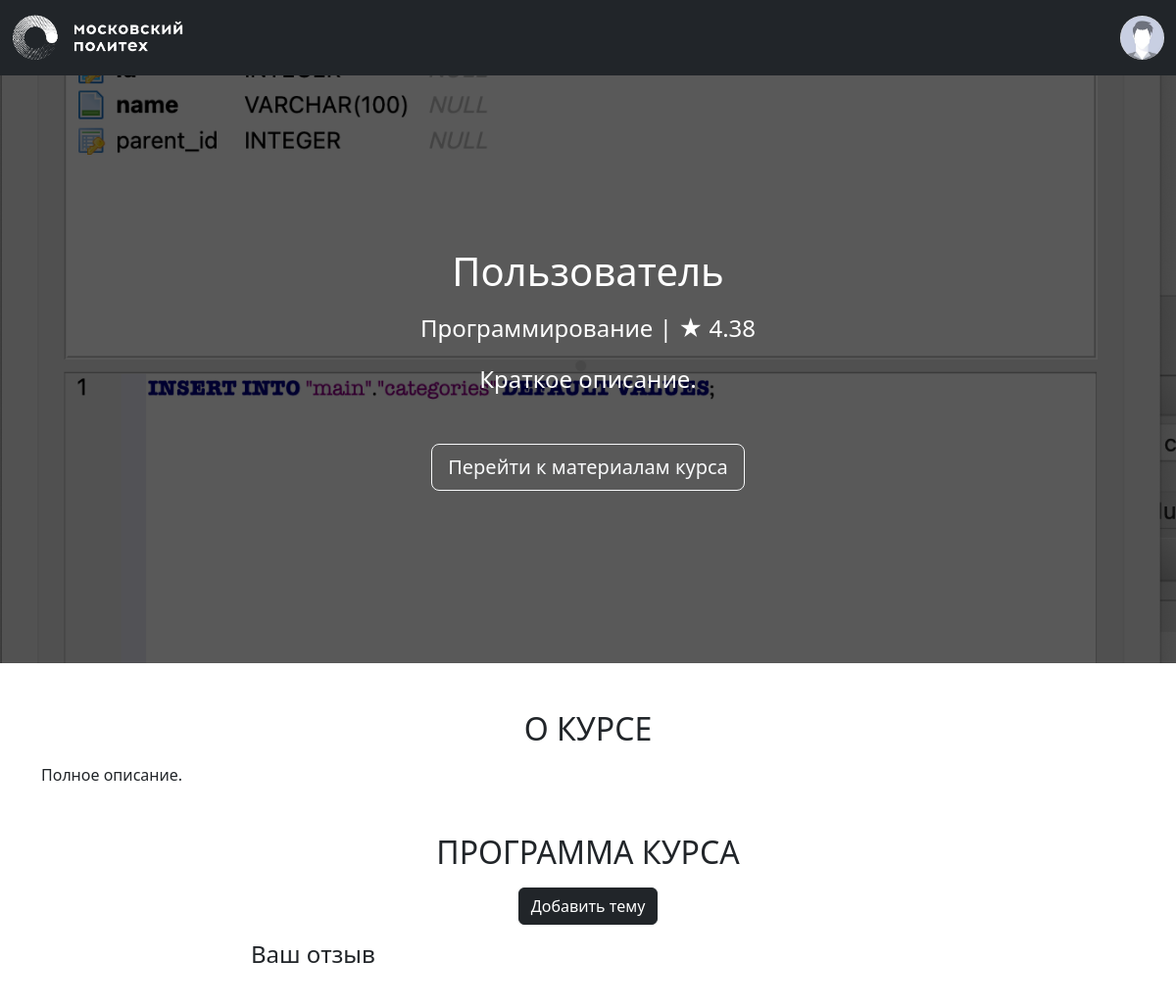
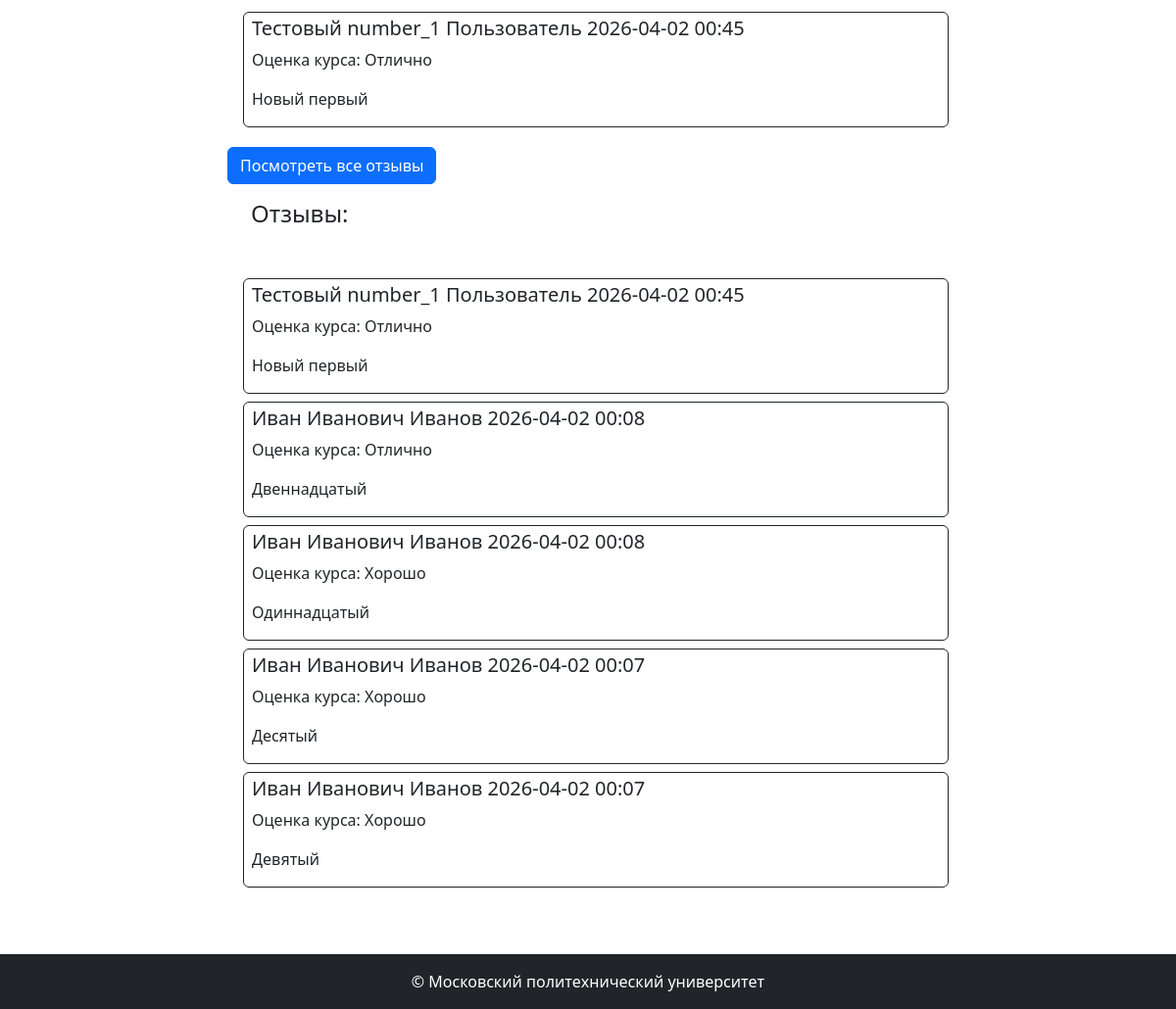
/courses/10 (signed in), run on the app's committed database (2 pictures, top to bottom).
### app/models.py (models this page shows, shortened)
class Base(DeclarativeBase):
  metadata = MetaData(naming_convention={
        "ix": 'ix_%(column_0_label)s',
        "uq": "uq_%(table_name)s_%(column_0_name)s",
        "ck": "ck_%(table_name)s_%(constraint_name)s",
        "fk": "fk_%(table_name)s_%(column_0_name)s_%(referred_table_name)s",
        "pk": "pk_%(table_name)s"
    })

class Image(Base):
    __tablename__ = 'images'
    id: Mapped[str] = mapped_column(String(100), primary_key=True)
    file_name: Mapped[str] = mapped_column(String(100))
    mime_type: Mapped[str] = mapped_column(String(100))
    md5_hash: Mapped[str] = mapped_column(String(100), unique=True)
    object_id: Mapped[Optional[int]]
    object_type: Mapped[Optional[str]] = mapped_column(String(100))
    created_at: Mapped[datetime] = mapped_column(default=datetime.now)
    @property
    def url(self):
        return url_for('image', image_id=self.id)

class Course(Base):
    __tablename__ = 'courses'
    id: Mapped[int] = mapped_column(primary_key=True)
    name: Mapped[str] = mapped_column(String(100))
    short_desc: Mapped[str] = mapped_column(Text)
    full_desc: Mapped[str] = mapped_column(Text)
    rating_sum: Mapped[int] = mapped_column(default=0) #Сумма значений оценок курса
    rating_num: Mapped[int] = mapped_column(default=0) #Количество оценок, проставленных курсу
    category_id: Mapped[int] = mapped_column(ForeignKey("categories.id"))
    author_id: Mapped[int] = mapped_column(ForeignKey("users.id"))
    background_image_id: Mapped[str] = mapped_column(ForeignKey("images.id"))
    created_at: Mapped[datetime] = mapped_column(default=datetime.now)
    author: Mapped["User"] = relationship()
    category: Mapped["Category"] = relationship(lazy=False)
    bg_image: Mapped["Image"] = relationship()
    reviews: Mapped[list["Review"]] = relationship()
    @property
    def rating(self):
        if self.rating_num > 0:
            return self.rating_sum / self.rating_num
        return 0

class Category(Base):
    __tablename__ = 'categories'
    id = mapped_column(Integer, primary_key=True)
    name: Mapped[str] = mapped_column(String(100))
    parent_id: Mapped[Optional[int]] = mapped_column(ForeignKey("categories.id"))

class Review(Base):
    __tablename__ = 'reviews'
    id: Mapped[int] = mapped_column(primary_key=True) #Идентификатор отзыва
    rating: Mapped[int] = mapped_column(default=0, nullable=False) #Оценка, которую пользователь проставил курсу (целое число от 0 до 5)
    text: Mapped[str] = mapped_column(Text, nullable=False) #Текст отзыва
    created_at: Mapped[datetime] = mapped_column(default=datetime.now) #Дата и время создания отзыва
    course_id: Mapped[int] = mapped_column(ForeignKey("courses.id"), nullable=False) #Идентификатор курса
    user_id: Mapped[int] = mapped_column(ForeignKey("users.id"), nullable=False) #Идентификатор пользователя
    course: Mapped["Course"] = relationship()
    user: Mapped["User"] = relationship()

### app/courses.py (the view, shortened to what this page needs)
@bp.route('/<int:course_id>', methods=['GET','POST'])
def show(course_id):
    course = db.get_or_404(Course, course_id)
    original_reviews = db.session.execute(db.select(Review).filter_by(course_id=course_id).order_by(Review.created_at.desc()).limit(5)).scalars().all()
    every_reviews = db.session.execute(db.select(Review).filter_by(course_id=course_id).order_by(Review.created_at.desc())).scalars().all()
    last_review = db.session.execute(db.select(Review).filter_by(course_id=course_id).order_by(Review.created_at.desc())).scalars().first()
    if last_review:
        last_review = correct_last_review(last_review)
    sent_review = 0 #Показывает, отправлялся ли отзыв от нынешнего пользователя или нет (0 - не отправлял, 1 - отправлял)
    for review in every_reviews:
        if current_user.id == review.user_id:
            sent_review = 1
    reviews = correct_reviews(original_reviews)
    return render_template('courses/show.html', course=course, reviews=reviews, sent_review=sent_review, last_review=last_review)

### app/auth.py (called while the page is built)
def load_user(user_id):
    user = db.session.execute(db.select(User).filter_by(id=user_id)).scalar()
    return user

### app/courses.py (called while the page is built)
def correct_last_review(review):
    users = db.session.execute(db.select(User)).scalars().all()
    use_review = {}
    for user in users:
        if review.user_id == user.id:
            use_review["user_id"] = f"{user.first_name} {user.middle_name} {user.last_name}"
    if review.rating == 0:
        use_review["rating"] = "Ужасно"
    if review.rating == 1:
        use_review["rating"] = "Плохо"
    if review.rating == 2:
        use_review["rating"] = "Неудовлетворительно"
    if review.rating == 3:
        use_review["rating"] = "Удовлетворительно"
    if review.rating == 4:
        use_review["rating"] = "Хорошо"
    if review.rating == 5:
        use_review["rating"] = "Отлично"
    use_review["course_id"] = review.course_id
    use_review["created_at"] = review.created_at
    use_review["text"] = review.text
    return use_review

### app/models.py (called while the page is built)
    @property
    def full_name(self):
        return ' '.join([self.last_name, self.first_name, self.middle_name or ''])

### app/templates/courses/show.html (shortened to what this page needs)
{% extends 'base.html' %}
{% block content %}
<div class="title-area position-relative" style="background-image: url('{{ course.bg_image.url }}'); ">
    <div class="h-100 w-100 py-5 d-flex text-center position-absolute" style="background-color: rgba(0, 0, 0, 0.65);">
        <div class="m-auto">
            <h1 class="title mb-3 font-weight-bold">{{ course.name }}</h1>
            <p class="mb-3 mx-auto">
                {{ course.category.name }} | <span>★</span> <span>{{ "%.2f" | format(course.rating) }}</span>
            </p>
            <div class="container">
                <p class="description w-75 mb-5 mx-auto">
                    {{ course.short_desc }}
                </p>
            </div>
            {% if current_user.is_authenticated %}
                <a href="#" class="btn btn-outline-light btn-lg">Перейти к материалам курса</a>
            {% else %}
                <button class="btn btn-outline-light btn-lg" disabled>Записаться</button>
            {% endif %}
        </div>
    </div>
</div>
<div class="container mt-5">
    <section class="about mb-5">
        <h2 class="mb-3 text-center text-uppercase font-weight-bold">О курсе</h2>
        <p>{{ course.full_desc }}</p>
    </section>
    <section class="program mb-5">
        <h2 class="mb-3 text-center text-uppercase font-weight-bold">Программа курса</h2>
        {% if current_user.is_authenticated and current_user.id == course.author_id %}
            <div class="text-center">
                <button type="button" class="btn btn-dark">
                    Добавить тему
                </button>
            </div>
        {% endif %}
        {% if sent_review == 1 %}
            <div class="row justify-content-center">
                <div class="col-md-8 mb-3 justify-content-start">
                    <h4 class="mt-3 mb-5 mx-4">Ваш отзыв</h4>
                    <div class="d-flex">
                        <div class="flex-grow-1 ms-3 border border-dark rounded mt-1 mb-1 pt-1 ps-2">
                            <h5>{{ last_review.user_id }} {{ last_review.created_at.strftime("%Y-%m-%d %H:%M") }}</h5>
                            <p>Оценка курса: {{ last_review.rating }}</p>
                            <p>{{ last_review.text }}</p>
                        </div>
                    </div>
                </div>
            </div>
        {% endif %}
        <div class="row justify-content-center">
            <div class="col-md-8 mb-3 justify-content-start">
                <a class="btn btn-primary" href="{{url_for( 'courses.all_reviews', course_id = course.id)}}">Посмотреть все отзывы</a>
                <h4 class="mt-3 mb-5 mx-4">Отзывы: </h4>
                {% for review in reviews %}
                <div class="d-flex">
                    <div class="flex-grow-1 ms-3 border border-dark rounded mt-1 mb-1 pt-1 ps-2">
                        <h5>{{ review.user_id }} {{ review.created_at.strftime("%Y-%m-%d %H:%M") }}</h5>
                        <p>Оценка курса: {{ review.rating }}</p>
                        <p>{{ review.text }}</p>
                    </div>
                </div>
                {% endfor %}
            </div>
        </div>
    </section>
</div>
{% endblock %}

### app/templates/base.html (shortened to what this page needs)
<!doctype html>
<html lang="ru" class="h-100">
<head>
    <link href="https://cdn.jsdelivr.net/npm/bootstrap@5.2.0-beta1/dist/css/bootstrap.min.css" rel="stylesheet"
>
    <link rel="stylesheet" href="{{ url_for('static', filename='styles.css') }}">
</head>
<body class="d-flex flex-column h-100">
    <header>
        <nav class="navbar navbar-dark bg-dark">
            <div class="container-fluid">
                <div class="logo navbar-brand">
                    <a href="{{ url_for('index') }}">
                        <img class="img-fluid" src="{{ url_for('static', filename='images/polytech_logo.png') }}" alt="polytech-logo">
                    </a>
                </div>
                {% if current_user.is_authenticated %}
                    <div class="dropdown d-flex" style="width: 200px;">
                        <div class="profile ms-auto" title="{{ current_user.full_name }}" id="dropdownMenuButton" data-bs-toggle="dropdown"
                            aria-haspopup="true" aria-expanded="false">
                            <img class="img-fluid rounded-circle cursor-pointer"
                                src="{{ url_for('static', filename='images/default-profile-picture-300x300.jpeg') }}" alt="profile-pic">
                        </div>
                    </div>
                {% else %}
                    <a class="btn btn-outline-light" href="{{ url_for('auth.login') }}">Войти</a>
                {% endif %}
            </div>
        </nav>
    </header>
    <main class="main flex-grow-1">
       {% block content %}
       {% endblock %}
    </main>
    <footer class="bg-dark text-white d-flex align-items-center justify-content-center py-3">
        &copy; Московский политехнический университет
    </footer>
</body>
</html>

### app/static/styles.css (style rules this page uses)
.logo { max-width: 175px; }
.profile { max-width: 45px; }
.title-area { background-color: black; background-position: center; background-repeat: no-repeat; background-size: cover; color: white; font-size: 1.5rem; min-height: calc(75vh); }

### data on the page
Image: bg_image (picture)
Course: name "Пользователь", rating "4.38", short_desc "Краткое описание.", full_desc "Полное описание."
Category: category.name "Программирование"
Review: created_at "2026-04-02 00:45", text "Новый первый", user_id "Тестовый number_1 Пользователь", rating "Отлично"
Review: user_id "Иван Иванович Иванов", created_at "2026-04-02 00:08", rating "Отлично", text "Двеннадцатый"
Review: user_id "Иван Иванович Иванов", created_at "2026-04-02 00:08", rating "Хорошо", text "Одиннадцатый"
Review: user_id "Иван Иванович Иванов", created_at "2026-04-02 00:07", rating "Хорошо", text "Десятый"
Review: user_id "Иван Иванович Иванов", created_at "2026-04-02 00:07", rating "Хорошо", text "Девятый"

### other printed values
{{ last_review.user_id }} "Тестовый number_1 Пользователь"
{{ last_review.rating }} "Отлично"
